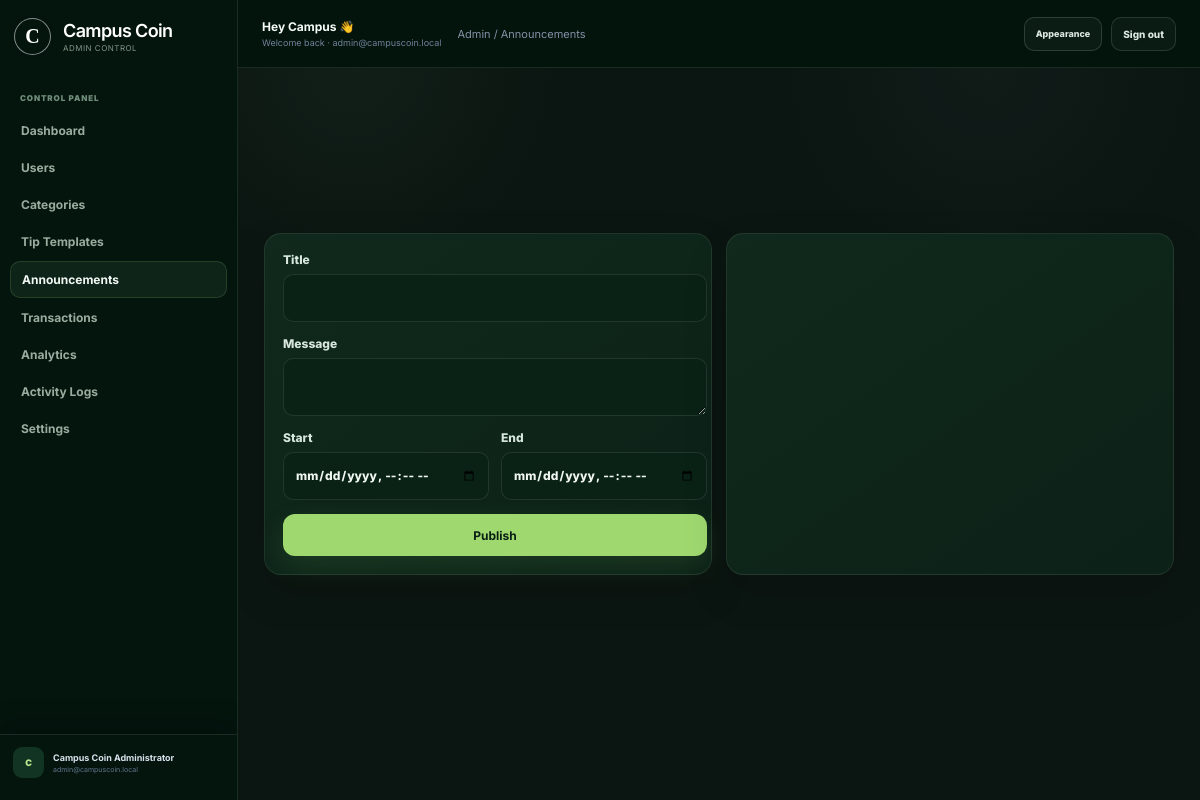
The page /admin/announcements.php (signed in) on the database its author committed.
### tables this page shows
CREATE TABLE users (
    user_id BIGINT UNSIGNED AUTO_INCREMENT PRIMARY KEY,
    role ENUM('student', 'admin') NOT NULL DEFAULT 'student',
    name VARCHAR(120) NOT NULL,
    email VARCHAR(190) NOT NULL,
    password_hash VARCHAR(255) NOT NULL,
    academic_year VARCHAR(50) NULL,
    monthly_allowance_baseline DECIMAL(12,2) NULL,
    monthly_savings_goal DECIMAL(12,2) NULL,
    status ENUM('pending', 'active', 'disabled') NOT NULL DEFAULT 'pending',
    email_verified_at DATETIME NULL,
    last_login_at DATETIME NULL,
    created_at DATETIME NOT NULL DEFAULT CURRENT_TIMESTAMP,
    updated_at DATETIME NOT NULL DEFAULT CURRENT_TIMESTAMP ON UPDATE CURRENT_TIMESTAMP,
    CONSTRAINT uq_users_email UNIQUE (email),
    CONSTRAINT chk_users_allowance CHECK (
        monthly_allowance_baseline IS NULL OR monthly_allowance_baseline >= 0
    ),
    CONSTRAINT chk_users_savings_goal CHECK (
        monthly_savings_goal IS NULL OR monthly_savings_goal >= 0
    )
);

### includes/bootstrap.php (called while the page is built, shortened)
<?php
require_once __DIR__ . "/../config/database.php";
function e(?string $v): string{return htmlspecialchars($v??"",ENT_QUOTES,"UTF-8");}
function url(string $path=""): string{
    $path = preg_replace("#^(?:\.\./|\./)+#", "", $path) ?? $path;
    return rtrim(BASE_URL,"/")."/".ltrim($path,"/");
}
function asset_url(string $path): string{
    $asset = url($path);
    $relative = ltrim(preg_replace("#^(?:\.\./|\./)+#", "", $path) ?? $path, "/");
    $file = dirname(__DIR__) . "/" . $relative;
    if (is_file($file)) {
        $version = (string) @filemtime($file);
        if ($version !== "") {
            $asset .= (str_contains($asset, "?") ? "&" : "?") . "v=" . rawurlencode($version);
        }
    }
    return $asset;
}
function current_user():?array{return $_SESSION["user"]??null;}
function require_login():void{
    $s=db()->prepare("SELECT user_id,role,name,email,status FROM users WHERE user_id=? LIMIT 1");
    $s->execute([current_user()["user_id"]]);
}
function require_admin():void{require_login();if(current_user()["role"]!=="admin")redirect("student/dashboard.php");}

### config/database.php (called while the page is built, shortened)
<?php
function db(): PDO
{
    static $pdo = null;
    if ($pdo instanceof PDO) {
        return $pdo;
    }
    $host = '127.0.0.1';
    $port = '3306';
    $database = 'campus_coin';
    $username = 'root';
    $password = '';
    $dsn = "mysql:host={$host};port={$port};dbname={$database};charset=utf8mb4";
    $pdo = new PDO($dsn, $username, $password, [
        PDO::ATTR_ERRMODE            => PDO::ERRMODE_EXCEPTION,
        PDO::ATTR_DEFAULT_FETCH_MODE => PDO::FETCH_ASSOC,
        PDO::ATTR_EMULATE_PREPARES   => false,
    ]);
    return $pdo;
}

### admin/announcements.php (the view)
<?php declare(strict_types=1);require __DIR__.'/../includes/bootstrap.php';require_admin();$aid=(int)current_user()['user_id'];if($_SERVER['REQUEST_METHOD']==='POST'){verify_csrf($_POST['csrf_token']??null);if(($_POST['action']??'')==='save')db()->prepare('INSERT INTO announcements(created_by_user_id,title,message,starts_at,ends_at,is_active) VALUES(?,?,?,?,?,TRUE)')->execute([$aid,trim($_POST['title']),trim($_POST['message']),$_POST['starts_at']?:null,$_POST['ends_at']?:null]);else db()->prepare('UPDATE announcements SET is_active=IF(is_active=1,0,1) WHERE announcement_id=?')->execute([(int)$_POST['announcement_id']]);flash('success','Announcement updated.');redirect('admin/announcements.php');}$rows=db()->query('SELECT * FROM announcements ORDER BY created_at DESC')->fetchAll();$pageTitle='Announcements';$activePage='announcements';require __DIR__.'/../includes/app_header.php';?><section class="page-head"><div><span class="eyebrow">SYSTEM MESSAGES</span><h1>Announcements</h1><p>Publish or disable system-wide messages.</p></div></section><div class="two-column"><section class="panel"><form class="form" method="post"><input type="hidden" name="csrf_token" value="<?=e(csrf_token())?>"><input type="hidden" name="action" value="save"><label>Title<input class="input" name="title" required></label><label>Message<textarea class="input" rows="4" name="message" required></textarea></label><div class="form-grid two"><label>Start<input class="input" type="datetime-local" name="starts_at"></label><label>End<input class="input" type="datetime-local" name="ends_at"></label></div><button class="btn btn-primary">Publish</button></form></section><section class="panel"><?php foreach($rows as$a):?><div class="saved-card"><div class="row-between"><strong><?=e($a['title'])?></strong><form method="post"><input type="hidden" name="csrf_token" value="<?=e(csrf_token())?>"><input type="hidden" name="announcement_id" value="<?=$a['announcement_id']?>"><input type="hidden" name="action" value="toggle"><button class="text-button"><?=$a['is_active']?'Disable':'Enable'?></button></form></div><p><?=e($a['message'])?></p></div><?php endforeach;?></section></div><?php require __DIR__.'/../includes/footer.php';?>

### includes/app_header.php (shortened to what this page needs)
<?php
require_once __DIR__ . '/bootstrap.php';
$user=current_user();
$pageTitle=$pageTitle??APP_NAME;
$activePage=$activePage??'dashboard';
$role=$user['role'];
$pref=db()->prepare('SELECT dark_mode,font_size,currency_code FROM user_preferences WHERE user_id=? LIMIT 1');
$pref->execute([(int)$user['user_id']]);
$prefs=$pref->fetch();
$themeClass=!empty($prefs['dark_mode'])?'theme-dark':'theme-light';
$fontClass='font-'.($prefs['font_size']??'medium');
?>
<!doctype html>
<html lang="en">
<head>
<link rel="stylesheet" href="<?=e(asset_url('assets/css/app.css'))?>">
</head>
<body class="app-body <?=e($themeClass.' '.$fontClass)?>">
<div class="app-shell">
<aside class="sidebar" id="sidebar">
    <div class="sidebar-brand">
        <a class="brand" href="<?=e(url($role==='admin'?'admin/dashboard.php':'student/dashboard.php'))?>">
            <span class="brand-mark" aria-hidden="true">C</span>
            <span><strong>Campus Coin</strong><small><?=$role==='admin'?'Admin Control':'Student Finance'?></small></span>
        </a>
    </div>
    <div class="sidebar-scroll" data-sidebar-scroll>
    <?php if($role==='student'): ?>
    <div class="nav-group">
        <span>OVERVIEW</span>
        <a class="<?=$activePage==='dashboard'?'active':''?>" href="<?=e(url('student/dashboard.php'))?>"><span>Dashboard</span></a>
        <a class="<?=$activePage==='transactions'?'active':''?>" href="<?=e(url('student/transactions.php'))?>"><span>Transactions</span></a>
        <a class="<?=$activePage==='reports'?'active':''?>" href="<?=e(url('student/reports.php'))?>"><span>Reports</span></a>
        <a class="<?=$activePage==='insights'?'active':''?>" href="<?=e(url('student/insights.php'))?>"><span>AI Insights</span></a>
    </div>
    <div class="nav-group">
        <span>PLAN &amp; IMPROVE</span>
        <a class="<?=$activePage==='budgets'?'active':''?>" href="<?=e(url('student/budgets.php'))?>"><span>Budgets</span></a>
        <a class="<?=$activePage==='tips'?'active':''?>" href="<?=e(url('student/saving-tips.php'))?>"><span>Saving Tips</span></a>
        <a class="<?=$activePage==='health'?'active':''?>" href="<?=e(url('student/financial-health.php'))?>"><span>Health Score</span></a>
        <a class="<?=$activePage==='forecast'?'active':''?>" href="<?=e(url('student/forecast.php'))?>"><span>Forecast</span></a>
        <a class="<?=$activePage==='alerts'?'active':''?>" href="<?=e(url('student/smart-alerts.php'))?>"><span>Smart Alerts</span></a>
        <a class="<?=$activePage==='calendar'?'active':''?>" href="<?=e(url('student/calendar.php'))?>"><span>Calendar</span></a>
    </div>
    <div class="nav-group">
        <span>ORGANIZE</span>
        <a class="<?=$activePage==='categories'?'active':''?>" href="<?=e(url('student/categories.php'))?>"><span>Categories</span></a>
        <a class="<?=$activePage==='import'?'active':''?>" href="<?=e(url('student/import.php'))?>"><span>CSV Example</span></a>
        <a class="<?=$activePage==='recurring'?'active':''?>" href="<?=e(url('student/recurring.php'))?>"><span>Recurring</span></a>
    </div>
    <div class="nav-group">
        <span>PERSONAL</span>
        <a class="<?=$activePage==='bookmarks'?'active':''?>" href="<?=e(url('student/bookmarks.php'))?>"><span>Bookmarks</span></a>
        <a class="<?=$activePage==='notes'?'active':''?>" href="<?=e(url('student/notes.php'))?>"><span>Notes</span></a>
        <a class="<?=$activePage==='notifications'?'active':''?>" href="<?=e(url('student/notifications.php'))?>"><span>Notifications</span></a>
        <a class="<?=$activePage==='profile'?'active':''?>" href="<?=e(url('student/profile.php'))?>"><span>Profile</span></a>
        <a class="<?=$activePage==='settings'?'active':''?>" href="<?=e(url('student/settings.php'))?>"><span>Settings</span></a>
    </div>
    <?php else: ?>
    <div class="nav-group">
        <span>CONTROL PANEL</span>
        <a class="<?=$activePage==='dashboard'?'active':''?>" href="<?=e(url('admin/dashboard.php'))?>"><span>Dashboard</span></a>
        <a class="<?=$activePage==='users'?'active':''?>" href="<?=e(url('admin/users.php'))?>"><span>Users</span></a>
        <a class="<?=$activePage==='categories'?'active':''?>" href="<?=e(url('admin/categories.php'))?>"><span>Categories</span></a>
        <a class="<?=$activePage==='tips'?'active':''?>" href="<?=e(url('admin/tips.php'))?>"><span>Tip Templates</span></a>
        <a class="<?=$activePage==='announcements'?'active':''?>" href="<?=e(url('admin/announcements.php'))?>"><span>Announcements</span></a>
        <a class="<?=$activePage==='transactions'?'active':''?>" href="<?=e(url('admin/transactions.php'))?>"><span>Transactions</span></a>
        <a class="<?=$activePage==='analytics'?'active':''?>" href="<?=e(url('admin/analytics.php'))?>"><span>Analytics</span></a>
        <a class="<?=$activePage==='activity'?'active':''?>" href="<?=e(url('admin/activity.php'))?>"><span>Activity Logs</span></a>
        <a class="<?=$activePage==='settings'?'active':''?>" href="<?=e(url('admin/settings.php'))?>"><span>Settings</span></a>
    </div>
    <?php endif; ?>
    </div>
    <div class="sidebar-footer">
        <a class="profile-mini" href="<?=e(url($role==='admin'?'admin/dashboard.php':'student/profile.php'))?>">
            <span class="avatar"><?=e(strtoupper(substr($user['name'],0,1)))?></span>
            <span><strong><?=e($user['name'])?></strong><small><?=e($user['email'])?></small></span>
        </a>
    </div>
</aside>
<div class="app-main">
<header class="app-top">
    <div class="topbar-left">
        <div class="app-greeting">
            <strong>Hey <?=e(explode(' ',trim($user['name']))[0]?:$user['name'])?> 👋</strong>
            <span>Welcome back · <?=e($user['email'])?></span>
        </div>
        <div class="crumb"><?=e($role==='admin'?'Admin':'Campus Coin')?> <span>/</span> <?=e($pageTitle)?></div>
    </div>
    <div class="top-actions">
        <?php if($role==='student'): ?>
            <?php $nq=db()->prepare('SELECT COUNT(*) FROM notifications WHERE user_id=? AND is_read=0');$nq->execute([(int)$user['user_id']]);$unread=(int)$nq->fetchColumn(); ?>
            <button class="appearance-trigger" type="button" data-appearance-toggle aria-expanded="false">Appearance</button>
            <a class="top-icon" href="<?=e(url('student/notifications.php'))?>" aria-label="Notifications">Notifications<?= $unread?' <b>'.$unread.'</b>':''?></a>
            <a class="quick-add" href="<?=e(url('student/add-transaction.php'))?>">Add transaction</a>
        <?php else: ?>
            <button class="appearance-trigger" type="button" data-appearance-toggle aria-expanded="false">Appearance</button>
        <?php endif; ?>
        <a class="top-signout" href="<?=e(url('auth/logout.php'))?>">Sign out</a>
    </div>
</header>
<main class="app-content">

### rows shown on the page
users: name "C", name "Campus Coin Administrator", email "admin@campuscoin.local", name "Campus", role "Admin"

### other values the page prints
$pageTitle "Announcements"
